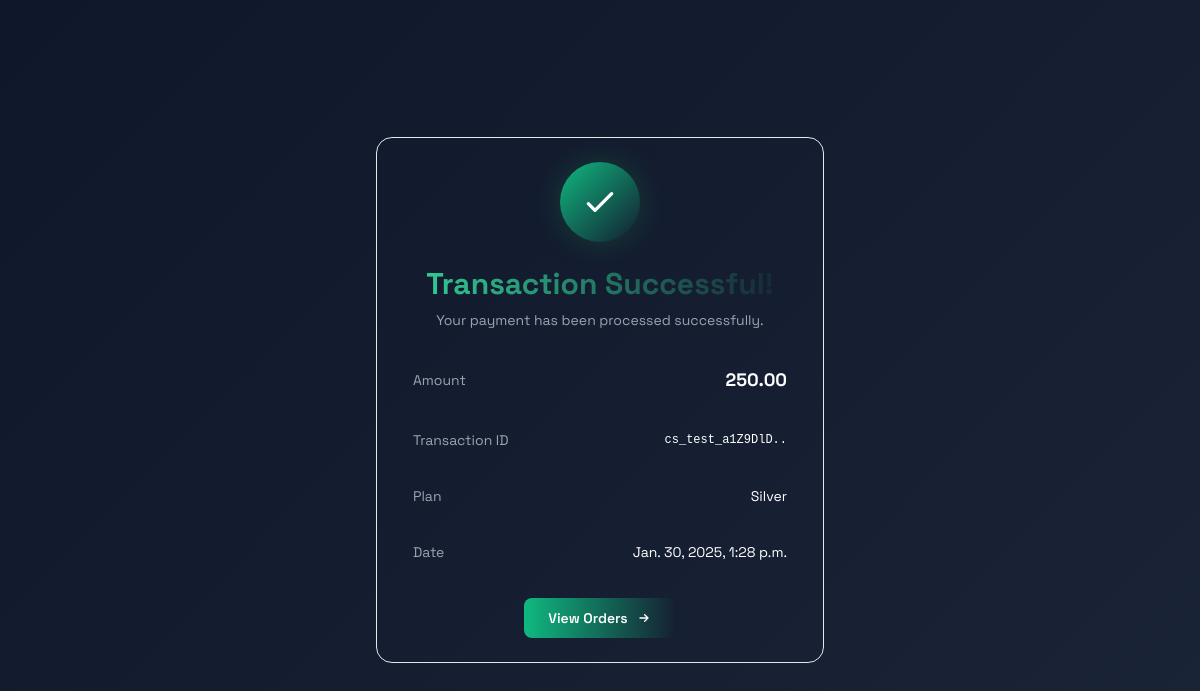
/success/ (signed in), run on the app's committed database.
### base/models.py (models this page shows, shortened)
class Subscription(models.Model):
    STATUS_CHOICES = [
        ('Pending', 'Pending'),
        ('Completed', 'Completed'),
        ('Cancelled', 'Cancelled'),
    ]
    PLAN_CHOICES = [
        ('Bronze', 'Bronze'),
        ('Silver', 'Silver'),
        ('Gold', 'Gold'),
        ('Platinum', 'Platinum'),
        ('None', 'None'),
    ]
    PAYMENT_METHODS = [
        ('Credit Card', 'Credit Card'),
        ('PayPal', 'PayPal'),
    ]
    user = models.ForeignKey(User, on_delete=models.CASCADE, related_name="orders", default=None)
    django_id = models.CharField(max_length=255, unique=True, default='')
    stripe_transaction_id = models.CharField(max_length=255, null=True, blank=True, default='')
    list_of_items = models.JSONField(default=dict)
    status = models.CharField(max_length=50, choices=STATUS_CHOICES, default='Pending')
    datetime = models.DateTimeField(auto_now_add=True)
    cost = models.DecimalField(max_digits=10, decimal_places=2, default=0.00)
    payment = models.CharField(max_length=20, choices=PAYMENT_METHODS, default='Not Specified')
    purchased_plan = models.CharField(max_length=50, choices=PLAN_CHOICES, default='None')

### base/views.py (the view)
# urls.py: path("success/", success, name="success"),
def success(request):
    user = request.user
    subscription = Subscription.objects.filter(user=user).order_by('-datetime').first()
    return render(request, "success.html", {"subscription": subscription})

### base/templates/success.html (shortened to what this page needs)
<link href="https://cdn.jsdelivr.net/npm/tailwindcss@2.2.19/dist/tailwind.min.css" rel="stylesheet">
<body class="success-bg text-white min-h-screen p-6 flex items-center justify-center antialiased">
    <div class="relative w-full max-w-md scale-in">
        <div class="bg-gray-900/80 backdrop-blur-xl rounded-2xl p-6 border border-gray-700/50">
            <div class="flex justify-center mb-6">
                <div class="w-20 h-20 bg-gradient-to-br from-green-500 to-emerald-500 rounded-full flex items-center justify-center glow">
                    <svg class="w-10 h-10 text-white" fill="none" stroke="currentColor" viewBox="0 0 24 24">
                        <path stroke-linecap="round" stroke-linejoin="round" stroke-width="2" d="M5 13l4 4L19 7"></path>
                    </svg>
                </div>
            </div>
            <div class="text-center mb-6 slide-up" style="animation-delay: 0.2s">
                <h1 class="text-3xl font-bold bg-gradient-to-r from-green-400 to-emerald-500 bg-clip-text text-transparent">
                </h1>
                <p class="mt-2 text-sm text-gray-400">Your payment has been processed successfully.</p>
            </div>
            <div class="space-y-3 mb-6">
                <div class="bg-gray-800/50 rounded-lg p-3 slide-up" style="animation-delay: 0.4s">
                    <div class="flex justify-between items-center">
                        <span class="text-gray-400 text-sm">Amount</span>
                        <span class="text-lg font-bold text-white">{{ subscription.cost }}</span>
                    </div>
                </div>
                <div class="bg-gray-800/50 rounded-lg p-3 slide-up" style="animation-delay: 0.5s">
                    <div class="flex justify-between items-center">
                        <span class="text-gray-400 text-sm">Transaction ID</span>
                        <span class="font-mono text-xs text-emerald-400">{{ subscription.stripe_transaction_id|slice:":15" }}..</span>
                    </div>
                </div>
                <div class="bg-gray-800/50 rounded-lg p-3 slide-up" style="animation-delay: 0.6s">
                    <div class="flex justify-between items-center">
                        <span class="text-gray-400 text-sm">Plan</span>
                        <span class="text-white text-sm">{{ subscription.purchased_plan }}</span>
                    </div>
                </div>
                <div class="bg-gray-800/50 rounded-lg p-3 slide-up" style="animation-delay: 0.7s">
                    <div class="flex justify-between items-center">
                        <span class="text-gray-400 text-sm">Date</span>
                        <span class="text-white text-sm">{{ subscription.datetime }}</span>
                    </div>
                </div>
            </div>
            <div class="text-center slide-up" style="animation-delay: 0.8s">
                <a href="/orders/" class="inline-flex items-center justify-center px-6 py-2.5 bg-gradient-to-r from-green-500 to-emerald-500 rounded-lg text-white text-sm font-semibold transition-all duration-300 transform hover:scale-105 hover:shadow-lg hover:shadow-green-500/25 focus:outline-none">
                    <span>View Orders</span>
                    <svg class="w-4 h-4 ml-2" fill="none" stroke="currentColor" viewBox="0 0 24 24">
                        <path stroke-linecap="round" stroke-linejoin="round" stroke-width="2" d="M13 7l5 5m0 0l-5 5m5-5H6"></path>
                    </svg>
                </a>
            </div>
        </div>
    </div>
</body>

### base/templates/success.html (style rules this page uses)
.success-bg { background: linear-gradient(-45deg, #1a1a1a, #064e3b, #1e293b, #0f172a); background-size: 400% 400%; animation: gradient 15s ease infinite; }
.scale-in { animation: scale-in 0.6s ease-out forwards; }
.slide-up { animation: slide-up 0.8s ease-out forwards; }
body { font-family: 'Space Grotesk', sans-serif; }
.glow { box-shadow: 0 0 30px rgba(34, 197, 94, 0.2); }

### data on the page
Subscription: cost "250.00", stripe_transaction_id "cs_test_a1Z9DlD", purchased_plan "Silver", datetime "Jan. 30, 2025, 1:28 p.m."
